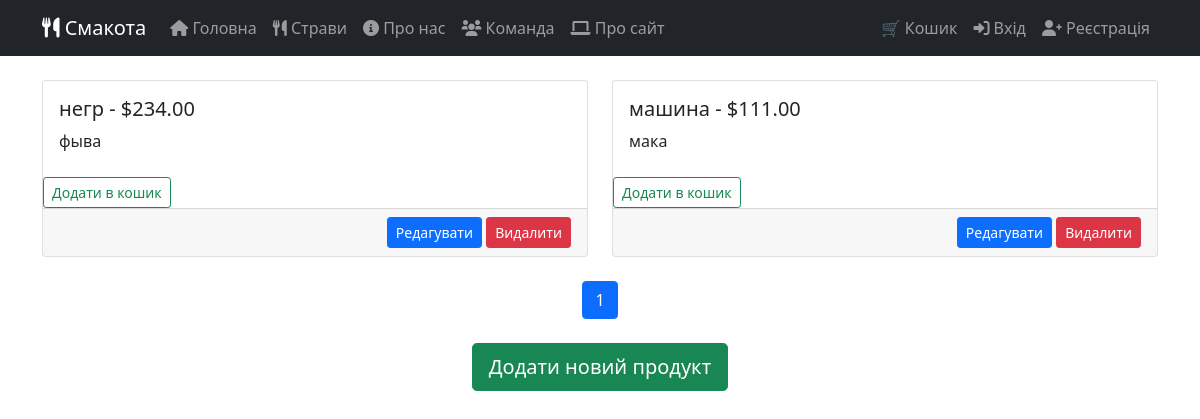
/market/menu/, run on an earlier commit of the app's database.
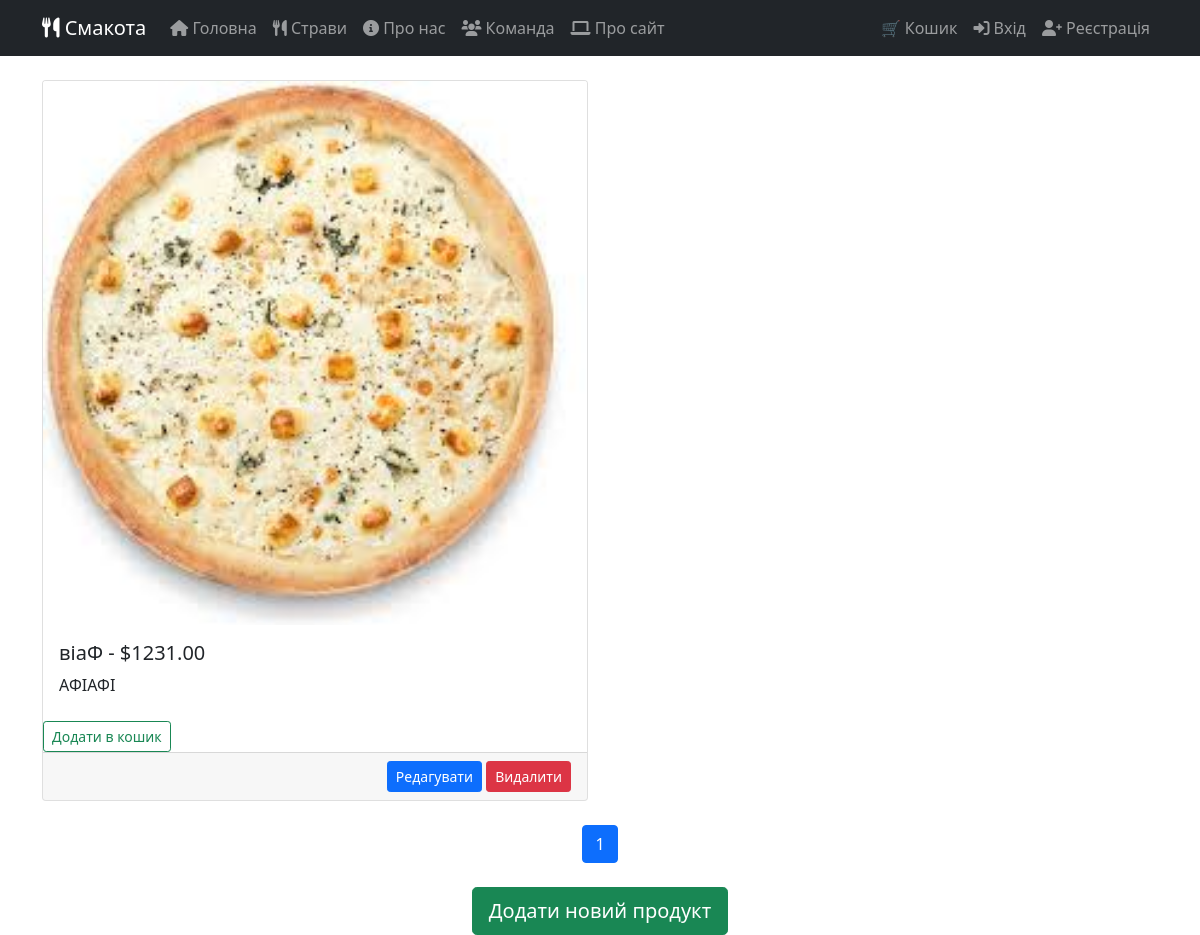
And on a later commit of the database.
### Market/models.py (models this page shows, shortened)
class Product(models.Model):
    SECTION_CHOICES = [
        ('pizza', 'Pizza'),
        ('sushi', 'Sushi'),
        ('salad', 'Salad'),
        ('drink', 'Drink'),
        ('desert', 'Desert'),
    ]
    name = models.CharField(max_length=100)
    price = models.DecimalField(max_digits=8, decimal_places=2)
    description = models.TextField()
    image = models.ImageField(upload_to='product_images/', blank=True, null=True)
    section = models.CharField(max_length=20, choices=SECTION_CHOICES, default='other')

### Market/views.py (the view)
# urls.py: path('menu/', views.shop, name='menu'),
def shop(request):
    products = Product.objects.all()
    paginator = Paginator(products, 5)
    page_number = request.GET.get('page')
    page_obj = paginator.get_page(page_number)
    response = render(request, 'Market/menu.html', {
        'page_obj': page_obj,
    })
    return response

### Market/templates/Market/menu.html (shortened to what this page needs)
{% extends 'Market/base.html' %}
{% load static %}
{% block content %}
<section class="container mt-4">
    <div class="row row-cols-1 row-cols-md-2 g-4">
        {% for product in page_obj %}
            <div class="col">
                <div class="card h-100">
                    {% if product.image %}
                        <img src="{{ product.image.url }}" class="card-img-top" alt="{{ product.name }}">
                    {% endif %}
                    <div class="card-body">
                        <h5 class="card-title">{{ product.name }} - ${{ product.price }}</h5>
                        <p class="card-text">{{ product.description }}</p>
                    </div>
                    <form method="post" action="{% url 'add_to_cart' product.id %}">
                         <button type="submit" class="btn btn-outline-success btn-sm mt-2">Додати в кошик</button>
                     </form>
                    <div class="card-footer text-end">
                        <a href="{% url 'edit_product' product.id %}" class="btn btn-sm btn-primary">Редагувати</a>
                        <a href="{% url 'delete_product' product.pk %}" class="btn btn-sm btn-danger">Видалити</a>
                    </div>
                </div>
            </div>
        {% endfor %}
    </div>
    <nav class="mt-4">
        <ul class="pagination justify-content-center">
            {% for num in page_obj.paginator.page_range %}
                <li class="page-item {% if page_obj.number == num %}active{% endif %}">
                    <a class="page-link" href="?page={{ num }}">{{ num }}</a>
                </li>
            {% endfor %}
        </ul>
    </nav>
    <div class="text-center mt-4">
        <a href="{% url 'add_product' %}" class="btn btn-success btn-lg">Додати новий продукт</a>
    </div>
</section>
{% endblock %}

### Market/templates/Market/base.html (shortened to what this page needs)
<!DOCTYPE html>
<html lang="uk">
<head>
    <link href="https://cdn.jsdelivr.net/npm/bootstrap@5.1.3/dist/css/bootstrap.min.css" rel="stylesheet">
    <link href="https://cdnjs.cloudflare.com/ajax/libs/font-awesome/6.0.0/css/all.min.css" rel="stylesheet">
</head>
<body>
    {% include 'Market/navbar.html' %}
    <main>
        {% block content %}{% endblock %}
    </main>
</body>
</html>

### Market/templates/Market/navbar.html (shortened to what this page needs)
{% load static %}
<nav class="navbar navbar-expand-lg navbar-dark bg-dark sticky-top">
    <div class="container">
        <a class="navbar-brand" href="{% url 'Market:index' %}">
            <i class="fas fa-utensils"></i> Смакота
        </a>
        <div class="collapse navbar-collapse" id="navbarNav">
            <ul class="navbar-nav me-auto">
                <li class="nav-item">
                    <a class="nav-link {% if request.resolver_match.url_name == 'index' %}active{% endif %}"
                       href="{% url 'Market:index' %}">
                        <i class="fas fa-home"></i> Головна
                    </a>
                </li>
                <li class="nav-item">
                    <a class="nav-link {% if request.resolver_match.url_name == 'dishes' %}active{% endif %}"
                       href="/market/menu">
                        <i class="fas fa-utensils"></i> Страви
                    </a>
                </li>
                <li class="nav-item">
                    <a class="nav-link {% if request.resolver_match.url_name == 'about' %}active{% endif %}"
                       href="{% url 'Market:about' %}">
                        <i class="fas fa-info-circle"></i> Про нас
                    </a>
                </li>
                <li class="nav-item">
                    <a class="nav-link {% if request.resolver_match.url_name == 'team_info' %}active{% endif %}"
                       href="{% url 'Market:team' %}">
                        <i class="fas fa-users"></i> Команда
                    </a>
                </li>
                <li class="nav-item">
                    <a class="nav-link {% if request.resolver_match.url_name == 'site_info' %}active{% endif %}"
                       href="#">
                        <i class="fas fa-laptop"></i> Про сайт
                    </a>
                </li>
            </ul>
            <ul class="navbar-nav">
                <li class="nav-item">
                    <a href="{% url 'Market:view_cart' %}" class="nav-link position-relative">
                        🛒 Кошик
                    </a>
                </li>
                {% if user.is_authenticated %}
                    <li class="nav-item dropdown">
                        <a class="nav-link dropdown-toggle" href="#" id="navbarDropdown" role="button" data-bs-toggle="dropdown">
                            <i class="fas fa-user"></i> {{ user.username }}
                        </a>
                        <ul class="dropdown-menu">
                            <li><a class="dropdown-item" href="{% url 'Market:profile' %}">
                                <i class="fas fa-user-circle"></i> Профіль
                            </a></li>
                            {% if user.is_staff %}
                                <li><hr class="dropdown-divider"></li>
                                <li><a class="dropdown-item" href="/admin/">
                                    <i class="fas fa-tachometer-alt"></i> Адмін панель
                                </a></li>
                            {% endif %}
                            <li><hr class="dropdown-divider"></li>
                            <li><a class="dropdown-item" href="{% url 'Market:logout' %}">
                                <i class="fas fa-sign-out-alt"></i> Вихід
                            </a></li>
                        </ul>
                    </li>
                {% else %}
                    <li class="nav-item">
                        <a class="nav-link" href="{% url 'Market:login' %}">
                            <i class="fas fa-sign-in-alt"></i> Вхід
                        </a>
                    </li>
                    <li class="nav-item">
                        <a class="nav-link" href="{% url 'Market:register' %}">
                            <i class="fas fa-user-plus"></i> Реєстрація
                        </a>
                    </li>
                {% endif %}
            </ul>
        </div>
    </div>
</nav>

What changed in the data, as far as the page shows it:
removed Product: name "негр", price "234.00", description "фыва"
removed Product: name "машина", price "111.00", description "мака"
added Product: image (picture), name "віаФ", price "1231.00", description "АФІАФІ"
